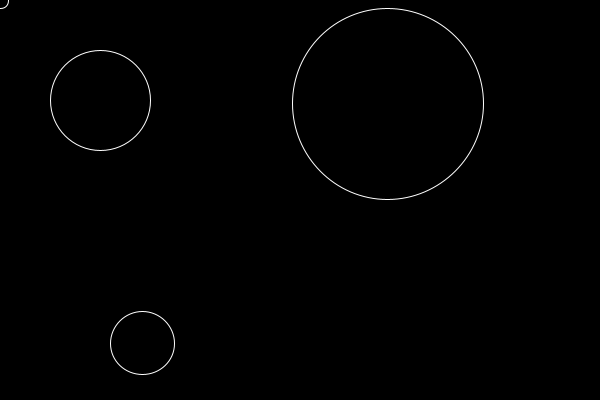
Frame 1 (no input)
Frame 60 (the mouse pressed at the canvas centre just before this capture): identical to frame 1, image omitted
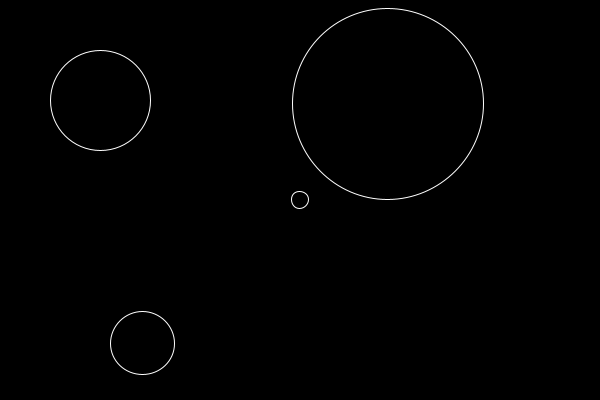
Frame 120 (the mouse held since frame 60 and released just before this capture)

The Processing sketch that drew these frames (run headless with seeded random() and noise(); from frame 60 on, the mouse is pressed at the canvas centre):

// Processing sketch: sketch_Objects_basics
// ── sketch_Objects_basics.pde
/*
  Programa:
  - El usuario controla la pos. de pUser con el cursor del mouse.
  - Si pUser hace overlap con p1 el color de fondo cambia: rojo.
  - Si pUser hace overlap con p2 el color de fondo cambia: verde.
  - Si pUser hace overlap con p3 el color de fondo cambia: azul.
*/

Particle p1;
Particle p2;
Particle p3;
Particle pUser;

void setup() {
  size(600, 400);
  p1 = new Particle(100, 100, 50);
  p2 = new Particle(random(width), random(height), random(100));
  p3 = new Particle(random(width), random(height), random(100));
  pUser = new Particle();
}

void draw() {
  background(0);

  if (pUser.overlaps(p1)) {
    background(255, 0, 0);
  } else if (pUser.overlaps(p2)) {
    background(0, 255, 0);
  } else if (pUser.overlaps(p3)) {
    background(0, 0, 255);
  }

  pUser.x = mouseX;
  pUser.y = mouseY;

  p1.display();
  p2.display();
  p3.display();
  pUser.display();
}

// ── Particle.pde
class Particle {
  float x, y;  //pos. en x / pos. en y
  float r;  // radio / diametro = r*2
  
  /*
    Constructor por defecto: 
    posición random en x
    posición random en y
    tamaño random
  */
  Particle(){
    x = random(width);
    y = random(height);
    r = random(4, 18);
  }
  
  /*
    Constructor con parámetros:
  */
  Particle(float tempX, float tempY, float tempR){
    x = tempX;
    y = tempY;
    r = tempR;
  }
  
  void display(){
    stroke(255);
    noFill();
    ellipse(x, y, r*2, r*2);
  }
  
  boolean overlaps(Particle other){
    float d = dist(x, y, other.x, other.y);
    if(d < r + other.r){
      return true;
    } else {
      return false;
    }
  }
}  
